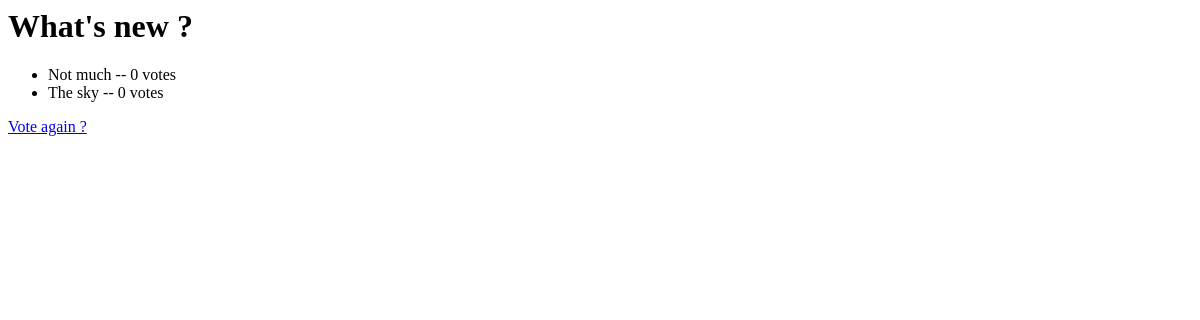
/polls/1/results/, run on an earlier commit of the app's database.
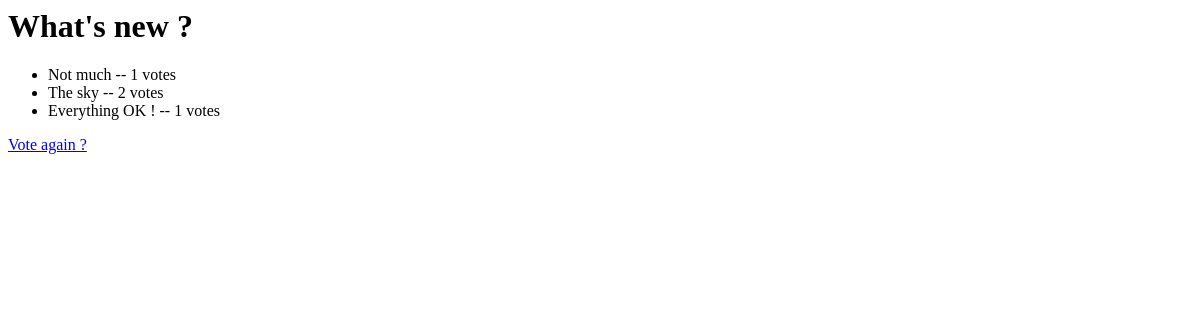
And on a later commit of the database.
### polls/models.py (models this page shows, shortened)
class Question(models.Model):
    question_text = models.CharField(max_length=200)
    pub_date = models.DateTimeField('date published')

class Choice(models.Model):
    question = models.ForeignKey(Question, on_delete=models.CASCADE)
    choice_text = models.CharField(max_length=200)
    votes = models.IntegerField(default=0)

### polls/views.py (the view)
# urls.py: path('<int:question_id>/results/', views.results, name='results'),
def results(request, question_id):
    question = get_object_or_404(Question, id=question_id)
    return render(request, 'polls/results.html', {'question': question})

### polls/templates/polls/results.html
<h1>{{ question.question_text }}</h1>
<ul>
	{% for choice in question.choice_set.all %}
		<li>
			{{ choice.choice_text }} -- {{ choice.votes }} votes
		</li>
	{% endfor %}
</ul>
<a href="{% url 'polls:detail' question.id %}">Vote again ?</a>

What changed in the data, as far as the page shows it:
changed Choice "Not much": votes "0" → "1"
changed Choice "The sky": votes "0" → "2"
added Choice: choice_text "Everything OK !", votes "1"
